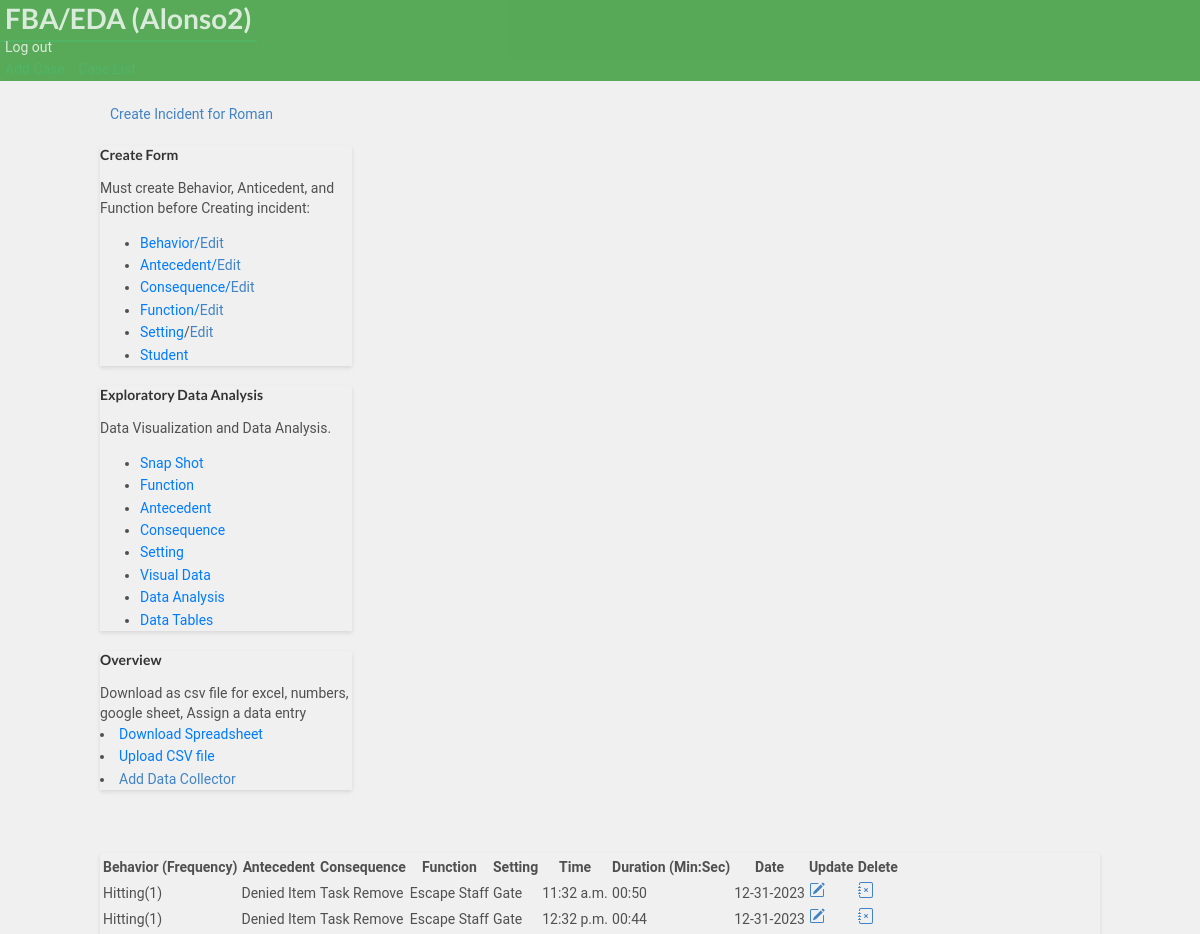
The app's page /dashboard/1/ (signed in), older data.
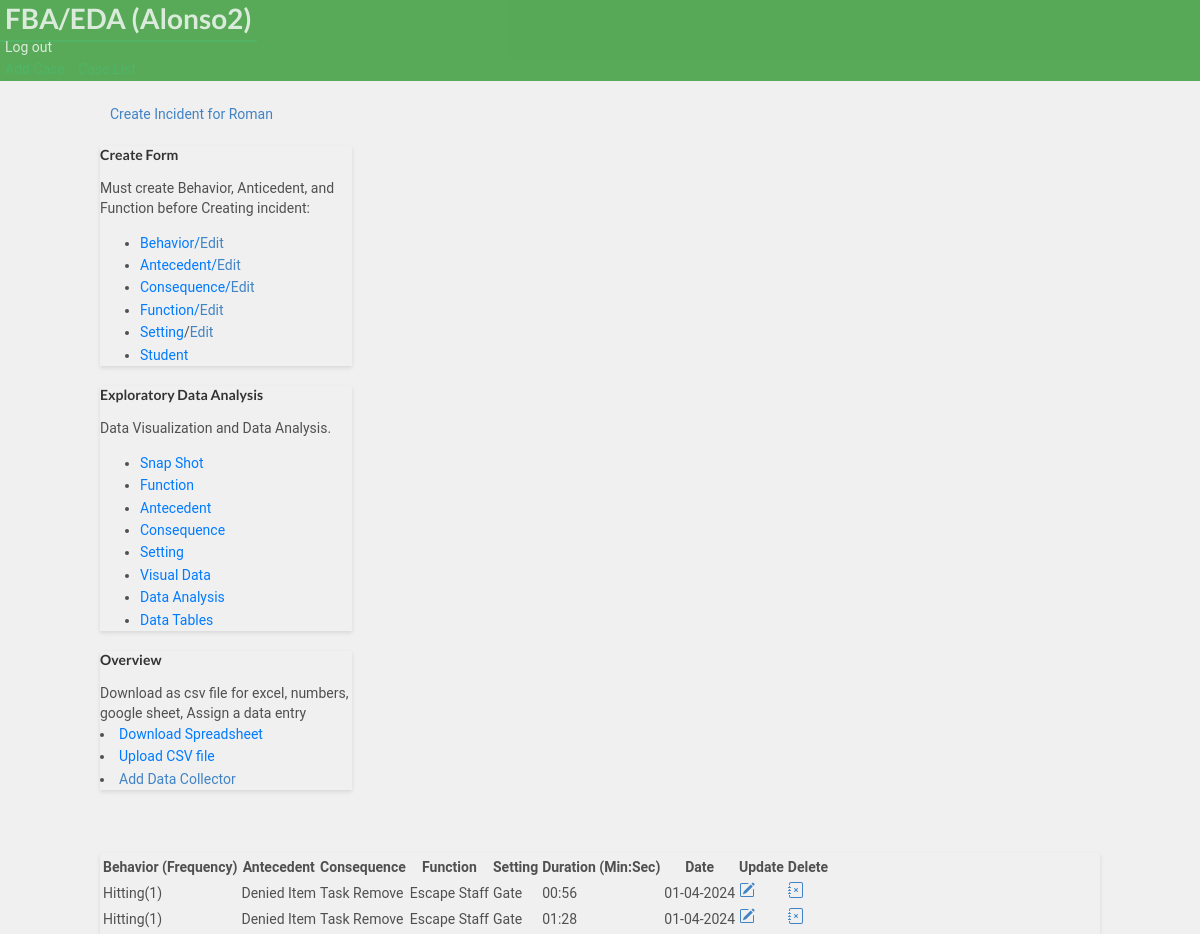
The same page, newer data.
### bip/models.py (models this page shows, shortened)
class Case(models.Model):
        student= models.ForeignKey(Student,on_delete=models.CASCADE)
        behavior = models.ForeignKey(Behavior, on_delete=models.CASCADE)
        user = models.ForeignKey(User, on_delete=models.CASCADE, default=None)
        anticedent = models.ForeignKey(Anticedent,on_delete=models.CASCADE, verbose_name='Antecedent')
        function = models.ForeignKey(Function,on_delete=models.CASCADE)
        consequence = models.ForeignKey(Consequence,on_delete=models.CASCADE)
        enviroment = models.ForeignKey(Enviroment,on_delete=models.CASCADE, null=True, blank=True, verbose_name='Setting')
        date_created = models.DateField(null=True, blank=True, default=timezone.now)
        duration = models.PositiveIntegerField(null=True, blank=True, verbose_name='Duration')
        time = models.TimeField(null=True, blank=True)
        frequency = models.PositiveIntegerField(null=True, blank=True,  default=1, verbose_name='Frequency')
        class Meta:
            ordering = ['-date_created']
        def time_change(self):
          return (time.strftime("%M:%S", time.gmtime(self.duration)) )

class Behavior(models.Model):
        behaviorincident = models.CharField(max_length=30,verbose_name= 'Behavior')
        behavior_definition = models.CharField(null=True, blank=True, max_length=1000,verbose_name= 'Behavior Definition')
        student= models.ForeignKey(Student,on_delete=models.CASCADE)
        user = models.ForeignKey(User, on_delete=models.CASCADE,  default=None)
        def __str__(self):
          return self.behaviorincident

class Anticedent(models.Model):
        anticedentincident = models.CharField(max_length=50,verbose_name= 'Antecedent', null=True, blank=True)
        student= models.ForeignKey(Student,on_delete=models.CASCADE)
        anticedent_definition = models.CharField(null=True, blank=True, max_length=1000, verbose_name= 'Antecedent Definition')
        user = models.ForeignKey(User, on_delete=models.CASCADE,  default=None)
        def __str__(self):
          return self.anticedentincident

class Consequence(models.Model):
        behaviorconsequence = models.CharField(max_length=30, null=True, blank=True,verbose_name= 'Consequence')
        student= models.ForeignKey(Student,on_delete=models.CASCADE)
        user = models.ForeignKey(User, on_delete=models.CASCADE,  default=None)
        def __str__(self):
          return self.behaviorconsequence

class Function(models.Model):
        behaviorfunction = models.CharField(max_length=30, null=True, blank=True,verbose_name= 'Function')
        student= models.ForeignKey(Student,on_delete=models.CASCADE)
        user = models.ForeignKey(User, on_delete=models.CASCADE,  default=None)
        def __str__(self):
          return self.behaviorfunction

class Enviroment(models.Model):
        behaviorenviroment = models.CharField(max_length=50, null=True, blank=True,verbose_name= 'Setting')
        student= models.ForeignKey(Student,on_delete=models.CASCADE)
        user = models.ForeignKey(User, on_delete=models.CASCADE,  default=None)
        def __str__(self):
            return self.behaviorenviroment or ''

### bip/views.py (the view)
# urls.py: path('dashboard/<pk>/', views.dashboard, name='dashboard'),
@login_required(login_url='case_manager_login')
@user_passes_test(is_case_manager)
def dashboard(request, pk):
    student = get_object_or_404(Student, pk=pk)
    student_behaviors = student.case_set.all()
    student_time = student.case_set.filter(time__isnull=False).first()
    student_duration = student.case_set.filter(duration__isnull=False).first()
    student_enviroment = student.case_set.filter(enviroment__isnull=False).first()
    behavior = Behavior.objects.all()
    context = {
    'student_behaviors': student_behaviors,
    "student":student,
    'student_time':student_time,
    'student_duration':student_duration,
    'student_enviroment':student_enviroment,
    }
    return render(request, 'bip/dashboard.html',context, )

### bip/context_processors.py (called while the page is built)
def user_context(request):
    user = get_user(request)
    return {'user': user}

### bip/views.py (called while the page is built)
def is_case_manager(user):
    return user.groups.filter(name='CASE MANAGER').exists()

### bip/templates/bip/dashboard.html (shortened to what the changed rows need)
{% extends 'partials/base.html' %}
{% block content %}
<br>
<div class="container my-4">
<br>
<div class="row">
  <div class="col-md">
    <div class="card card-body">
      <table class="table table-striped">
        <tr>
          <th>Behavior (Frequency)</th>
          <th>Antecedent</th>
          <th>Consequence</th>
          <th>Function</th>
          {% if student_enviroment %}
          <th>Setting</th>
          {% endif %}
          {% if student_time %}
        <th>Time</th>
        {% endif %}
        {% if student_duration %}
        <th>Duration (Min:Sec)</th>
        {% endif %}
          <th>Date</th>
          <th>Update</th>
          <th>Delete</th>
        </tr>
        {% for incident in student_behaviors %}
        <tr>
          <td>{{incident.behavior }}({{incident.frequency }})</td>
          <td>{{incident.anticedent}}</td>
          <td>{{incident.consequence}}</td>
          <td>{{incident.function}}</td>
          {% if incident.enviroment%}
          <td>{{incident.enviroment}}</td>
          {% endif %}
          {% if incident.time %}
          <td>{{incident.time}}</td>
          {% endif %}
          {% if incident.duration%}
          <td>{{incident.time_change}}</td>
          {% endif %}
          <td>{{incident.date_created|date:'m-d-Y'}}</td>
          <td> <a class="btn btn-warning" href="{% url 'bip:updatepost' pk=incident.pk student_id=incident.student_id %}" ></a></td>
          <td> <a class="btn btn-danger" href="{% url 'bip:delete_post' pk=incident.pk  %}"></a></td>
           {% endfor%}
        </tr>
      </table>
    </div>
  </div>
</div>
</div>
{% endblock %}

Row changes from the older to the newer data that the page shows:
removed Case: behavior "Hitting", frequency "1", anticedent "Denied Item", consequence "Task Remove", function "Escape Staff", enviroment "Gate", time "11:32 a.m.", time_change "00:50", date_created "12-31-2023"
removed Case: behavior "Hitting", frequency "1", anticedent "Denied Item", consequence "Task Remove", function "Escape Staff", enviroment "Gate", time "12:32 p.m.", time_change "00:44", date_created "12-31-2023"
added Case: behavior "Hitting", frequency "1", anticedent "Denied Item", consequence "Task Remove", function "Escape Staff", enviroment "Gate", time_change "00:56", date_created "01-04-2024"
added Case: behavior "Hitting", frequency "1", anticedent "Denied Item", consequence "Task Remove", function "Escape Staff", enviroment "Gate", time_change "01:28", date_created "01-04-2024"
Text that changed along with them:
text no longer shown: "Time"
